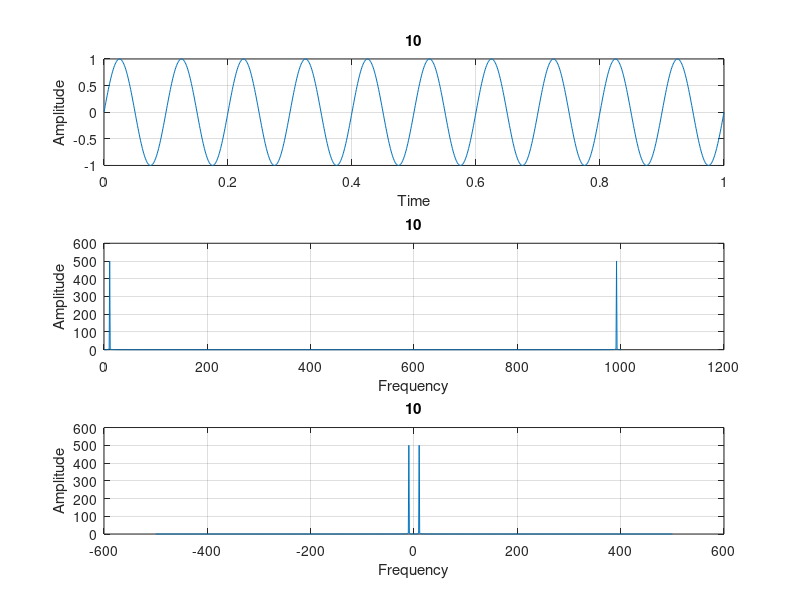

Reproduce this figure in MATLAB.
t=0:0.001:1;
f=10;
figure(1);
y = (t >= 0).* sin(2*pi*f*t);

subplot(3,1,1);
plot(t,y)
title_str =  num2str(10);
title(title_str);
xlabel('Time');
ylabel('Amplitude');
grid on;

w=-500:500;

x_f = fft(y, length(y));
%n = length(x_f);
%fshift(-n/2:n/2-1)*(1000*n);
subplot(3,1,2);
plot(abs(x_f))
title_str =  num2str(10);
title(title_str);
xlabel('Frequency');
ylabel('Amplitude');
grid on;

x_fshift = fftshift(x_f);

subplot(3,1,3);
plot(w,abs(x_fshift))
title_str =  num2str(10);
title(title_str);
xlabel('Frequency');
ylabel('Amplitude');
grid on;
